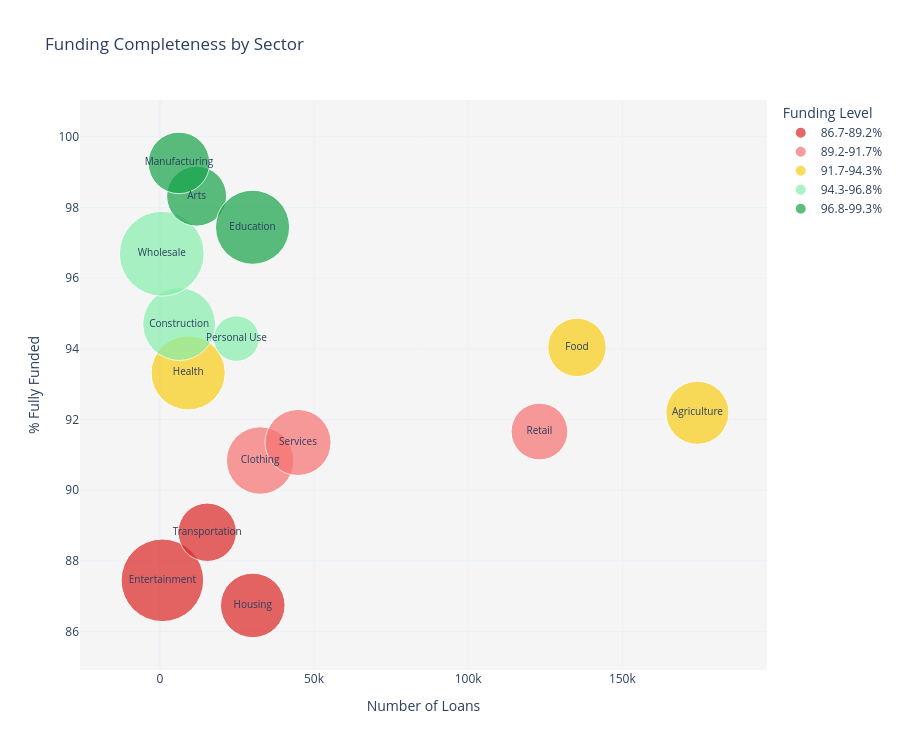

Notebook code for this chart:
### Markdown cell above
### Visualization 3: Underfunding by Sector

### Code cell
# Sector-level aggregation
sector_agg3 = (
    dfc.groupby('sector')
    .agg(
        loan_count=('loan_amount', 'count'),
        fully_funded=('funding_gap', lambda x: (x == 0).sum()),
        median_loan_amount=('loan_amount', 'median'),
        mean_loan_amount=('loan_amount', 'mean'),
        mean_gap=('funding_gap', 'mean')
    )
    .reset_index()
)
sector_agg3['pct_fully_funded'] = (sector_agg3['fully_funded'] / sector_agg3['loan_count'] * 100).round(2)

# Dynamic 5-bin coloring over the actual [min, max] range of pct_fully_funded
pct_lo = sector_agg3['pct_fully_funded'].min()
pct_hi = sector_agg3['pct_fully_funded'].max()
bin_step = (pct_hi - pct_lo) / 5
bin_edges  = [pct_lo + i * bin_step for i in range(6)]
bin_labels = [f'{bin_edges[i]:.1f}-{bin_edges[i+1]:.1f}%' for i in range(5)]
bin_colors = ['#dc2626', '#f87171', '#facc15', '#86efac', '#16a34a']
bin_color_map = dict(zip(bin_labels, bin_colors))

sector_agg3['funding_level'] = pd.cut(
    sector_agg3['pct_fully_funded'],
    bins=bin_edges,
    labels=bin_labels,
    include_lowest=True
).astype(str)

print('Funding level distribution:')
print(sector_agg3[['sector', 'pct_fully_funded', 'funding_level']].sort_values('pct_fully_funded').to_string())

fig_a3 = px.scatter(
    sector_agg3,
    x='loan_count',
    y='pct_fully_funded',
    size='median_loan_amount',
    color='funding_level',
    color_discrete_map=bin_color_map,
    text='sector',
    custom_data=['pct_fully_funded', 'mean_gap', 'loan_count', 'median_loan_amount', 'mean_loan_amount'],
    title='Funding Completeness by Sector',
    labels={
        'loan_count': 'Number of Loans',
        'pct_fully_funded': '% Fully Funded',
        'median_loan_amount': 'Median Loan Amount (USD)',
        'funding_level': 'Funding Level'
    },
    category_orders={'funding_level': bin_labels},
    size_max=60
)
fig_a3.update_traces(
    textposition='middle center',
    textfont_size=10,
    hovertemplate=(
        '<b>%{text}</b><br>'
        'Number of loans: %{customdata[2]:,}<br>'
        '% fully funded: %{customdata[0]:.2f}%<br>'
        'Median loan size: $%{customdata[3]:,.0f}<br>'
        'Mean loan size: $%{customdata[4]:,.0f}<br>'
        'Average funding gap: $%{customdata[1]:,.2f}'
        '<extra></extra>'
    )
)
fig_a3.update_layout(template='plotly_white', plot_bgcolor='#f5f5f5', height=750)
fig_a3.show()

### Figure 1 — Plotly figure (JSON) as saved in the notebook; plotly's stock layout.template omitted (floating-point values rounded to 4 significant figures)
{"data": [{"customdata": [[87.45, 441.5, 829.0, 900.0, 1676.0], [86.74, 75.74, 30140.0, 550.0, 745.3], [88.81, 79.58, 15380.0, 450.0, 716.8]], "hovertemplate": "<b>%{text}</b><br>Number of loans: %{customdata[2]:,}<br>% fully funded: %{customdata[0]:.2f}%<br>Median loan size: $%{customdata[3]:,.0f}<br>Mean loan size: $%{customdata[4]:,.0f}<br>Average funding gap: $%{customdata[1]:,.2f}<extra></extra>", "legendgroup": "86.7-89.2%", "marker": {"color": "#dc2626", "size": [900.0, 550.0, 450.0], "sizemode": "area", "sizeref": 0.2639, "symbol": "circle"}, "mode": "markers+text", "name": "86.7-89.2%", "orientation": "v", "showlegend": true, "text": ["Entertainment", "Housing", "Transportation"], "textfont": {"size": 10}, "textposition": "middle center", "type": "scatter", "x": [829, 30143, 15383], "xaxis": "x", "y": [87.45, 86.74, 88.81], "yaxis": "y"}, {"customdata": [[90.84, 76.65, 32540.0, 600.0, 1144.0], [91.66, 58.9, 123100.0, 425.0, 794.0], [91.35, 113.5, 44830.0, 575.0, 1070.0]], "hovertemplate": "<b>%{text}</b><br>Number of loans: %{customdata[2]:,}<br>% fully funded: %{customdata[0]:.2f}%<br>Median loan size: $%{customdata[3]:,.0f}<br>Mean loan size: $%{customdata[4]:,.0f}<br>Average funding gap: $%{customdata[1]:,.2f}<extra></extra>", "legendgroup": "89.2-91.7%", "marker": {"color": "#f87171", "size": [600.0, 425.0, 575.0], "sizemode": "area", "sizeref": 0.2639, "symbol": "circle"}, "mode": "markers+text", "name": "89.2-91.7%", "orientation": "v", "showlegend": true, "text": ["Clothing", "Retail", "Services"], "textfont": {"size": 10}, "textposition": "middle center", "type": "scatter", "x": [32538, 123117, 44829], "xaxis": "x", "y": [90.84, 91.66, 91.35], "yaxis": "y"}, {"customdata": [[92.19, 53.04, 174300.0, 525.0, 813.6], [94.04, 48.11, 135300.0, 450.0, 896.3], [93.32, 73.05, 9188.0, 725.0, 1070.0]], "hovertemplate": "<b>%{text}</b><br>Number of loans: %{customdata[2]:,}<br>% fully funded: %{customdata[0]:.2f}%<br>Median loan size: $%{customdata[3]:,.0f}<br>Mean loan size: $%{customdata[4]:,.0f}<br>Average funding gap: $%{customdata[1]:,.2f}<extra></extra>", "legendgroup": "91.7-94.3%", "marker": {"color": "#facc15", "size": [525.0, 450.0, 725.0], "sizemode": "area", "sizeref": 0.2639, "symbol": "circle"}, "mode": "markers+text", "name": "91.7-94.3%", "orientation": "v", "showlegend": true, "text": ["Agriculture", "Food", "Health"], "textfont": {"size": 10}, "textposition": "middle center", "type": "scatter", "x": [174344, 135300, 9188], "xaxis": "x", "y": [92.19, 94.04, 93.32], "yaxis": "y"}, {"customdata": [[94.7, 59.66, 6263.0, 700.0, 1069.0], [94.29, 30.4, 24840.0, 275.0, 537.0], [96.69, 120.3, 634.0, 950.0, 1570.0]], "hovertemplate": "<b>%{text}</b><br>Number of loans: %{customdata[2]:,}<br>% fully funded: %{customdata[0]:.2f}%<br>Median loan size: $%{customdata[3]:,.0f}<br>Mean loan size: $%{customdata[4]:,.0f}<br>Average funding gap: $%{customdata[1]:,.2f}<extra></extra>", "legendgroup": "94.3-96.8%", "marker": {"color": "#86efac", "size": [700.0, 275.0, 950.0], "sizemode": "area", "sizeref": 0.2639, "symbol": "circle"}, "mode": "markers+text", "name": "94.3-96.8%", "orientation": "v", "showlegend": true, "text": ["Construction", "Personal Use", "Wholesale"], "textfont": {"size": 10}, "textposition": "middle center", "type": "scatter", "x": [6263, 24844, 634], "xaxis": "x", "y": [94.7, 94.29, 96.69], "yaxis": "y"}, {"customdata": [[98.32, 35.03, 11940.0, 475.0, 1022.0], [97.44, 30.61, 30070.0, 725.0, 1018.0], [99.26, 14.71, 6204.0, 500.0, 878.0]], "hovertemplate": "<b>%{text}</b><br>Number of loans: %{customdata[2]:,}<br>% fully funded: %{customdata[0]:.2f}%<br>Median loan size: $%{customdata[3]:,.0f}<br>Mean loan size: $%{customdata[4]:,.0f}<br>Average funding gap: $%{customdata[1]:,.2f}<extra></extra>", "legendgroup": "96.8-99.3%", "marker": {"color": "#16a34a", "size": [475.0, 725.0, 500.0], "sizemode": "area", "sizeref": 0.2639, "symbol": "circle"}, "mode": "markers+text", "name": "96.8-99.3%", "orientation": "v", "showlegend": true, "text": ["Arts", "Education", "Manufacturing"], "textfont": {"size": 10}, "textposition": "middle center", "type": "scatter", "x": [11937, 30073, 6204], "xaxis": "x", "y": [98.32, 97.44, 99.26], "yaxis": "y"}], "layout": {"height": 750, "legend": {"itemsizing": "constant", "title": {"text": "Funding Level"}, "tracegroupgap": 0}, "plot_bgcolor": "#f5f5f5", "title": {"text": "Funding Completeness by Sector"}, "xaxis": {"anchor": "y", "domain": [0, 1], "title": {"text": "Number of Loans"}}, "yaxis": {"anchor": "x", "domain": [0, 1], "title": {"text": "% Fully Funded"}}}}
